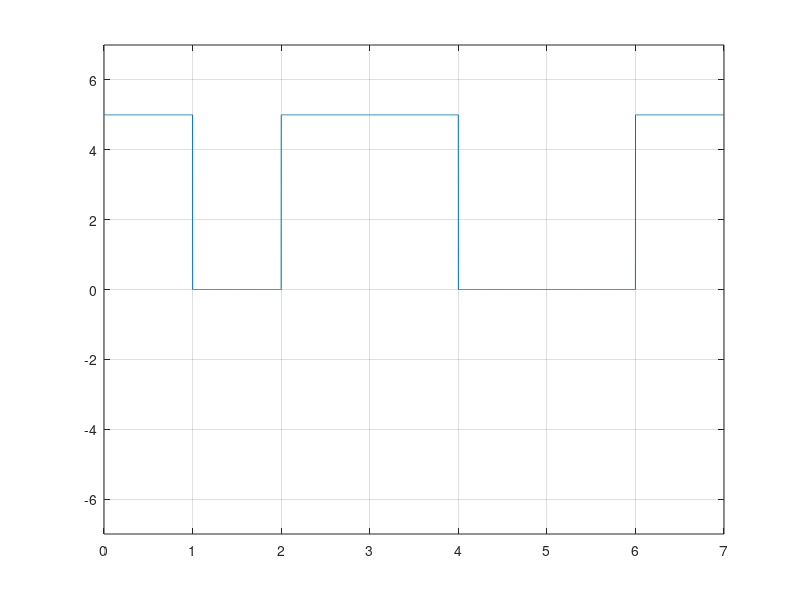

MATLAB code to generate this figure:
% Clear Everything
clc;
clear all;
close all;

bits = [1 0 1 1 0 0 1];

%Modulation
bitrate = 1;
voltage = 5;

sampling_rate = 1000;
sampling_time = 1/sampling_rate;

end_time = length(bits)/bitrate;

time = 0:sampling_time:end_time;

index = 1;

for i=1:length(time)
    
    if(bits(index)==1)
       modulation(i)=voltage;
    else
       modulation(i)=0;
    end
    
    if(time(i)*bitrate>=index)
        index=index+1;
    end
end

plot(time,modulation);
axis([0,end_time,-voltage-2,voltage+2]);
grid on;

%Demodulation
index=1;

modulated_signal = modulation;

for i=1:length(modulation)
    if(modulation(i)==voltage)
        demodulation(index)=1;
    else
        demodulation(index)=0;
    
    end
    
    if (time(i)*bitrate>=index)
        index=index+1;
    end
end

disp("Data after Demodulation :");
disp(demodulation);
        



    
    





